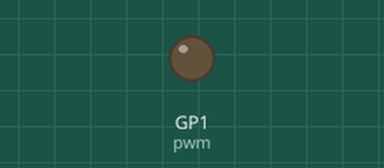
Simulated run of this program. Board: Raspberry Pi Pico running MicroPython. Shown: output pins drawn as LEDs (lit = HIGH).

Above: at 0.05 s.
At 1.65 s:
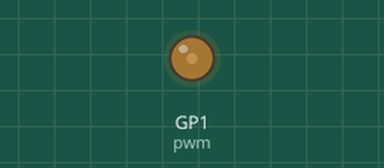
At 3.3 s:
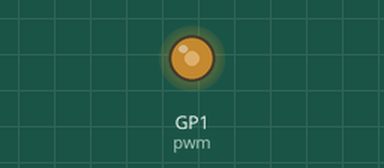
At 6.6 s:
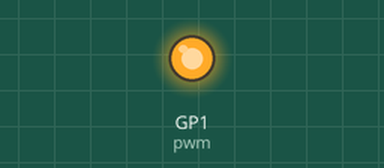
Timing chart, 0 to 11.2 s (numbered marks = the images above):
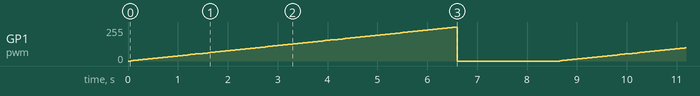

The program:

act5.py
```python
from machine import Pin, PWM # Importa los módulos para control de pines y PWM
import time                  # Módulo para el control del tiempo

pwm = PWM(Pin(1))            # Asigna el control PWM al GPIO1
pwm.freq(1000)               # Fija la frecuencia de la señal PWM a 1000 Hz (1kHz)

while True:                  # Bucle infinito
    # Recorre valores de duty cycle desde 0 hasta 65535 en saltos de 500
    for duty in range(0, 65535, 500):
        pwm.duty_u16(duty)   # Actualiza el ancho de pulso (aumenta el brillo)
        time.sleep(0.05)     # Pausa de 50 milisegundos entre cada incremento

    pwm.duty_u16(0)          # Apaga el PWM (duty cycle = 0%) de golpe
    time.sleep(2)            # Mantiene el pin apagado por 2 segundos antes de reiniciar
```

Measured:
- by itself, GP1 (pwm): ramps from 0/255 to 255/255 and jumps back, once every 8.6 s
